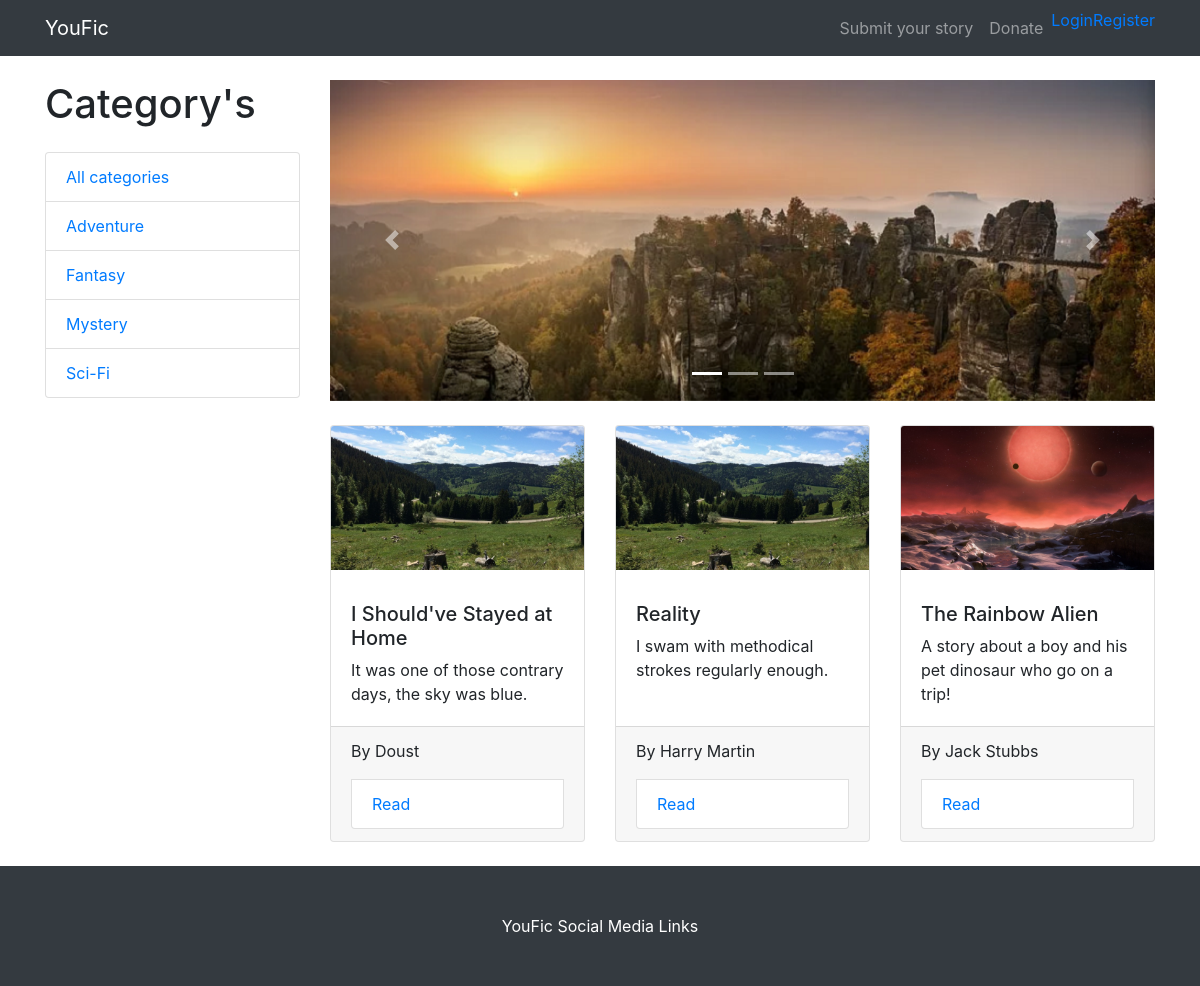
The app's page /, older data.
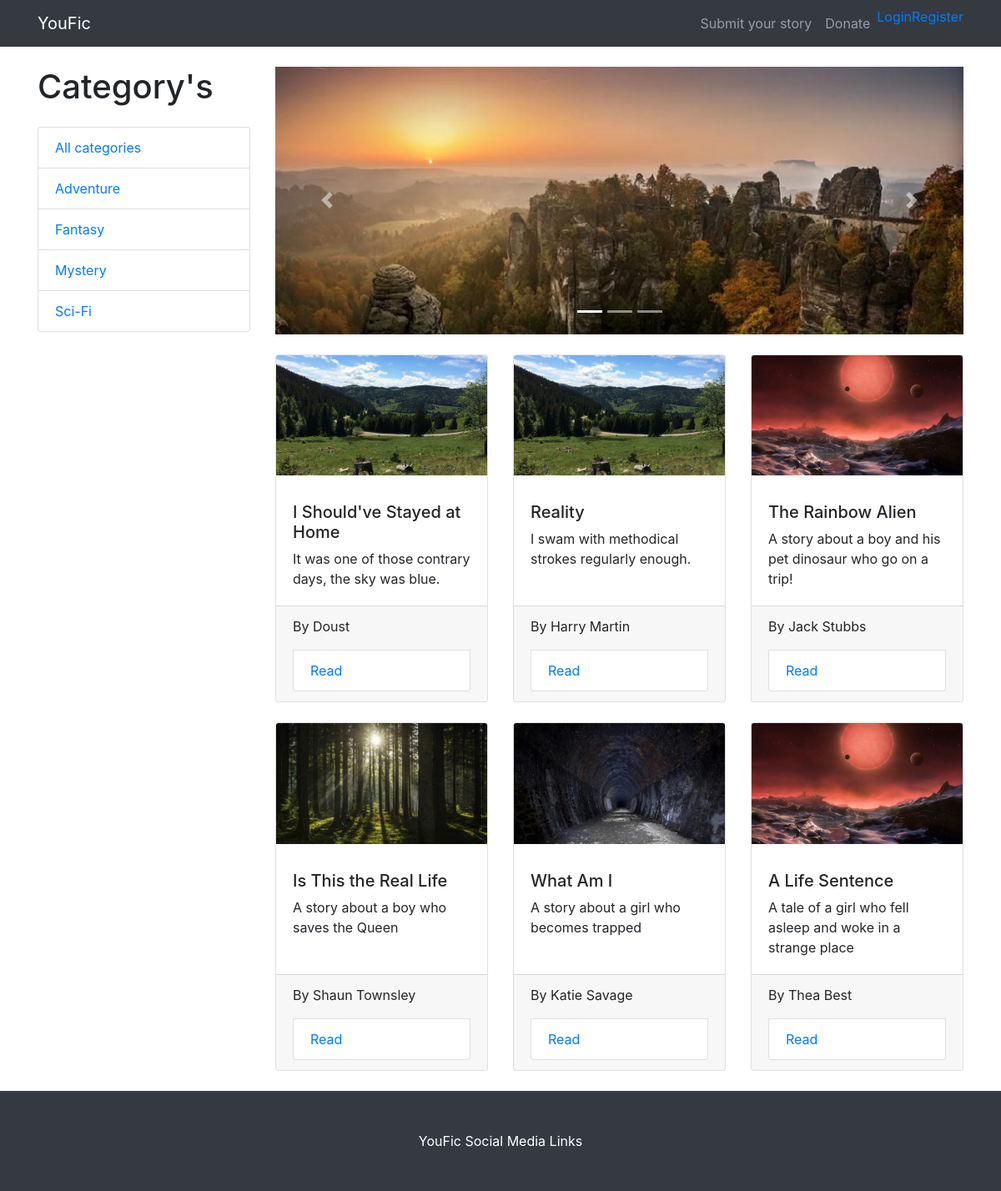
The same page, newer data.
### story/models.py (models this page shows, shortened)
class Story(models.Model):
    title = models.CharField(max_length=30, default="")
    author = models.CharField(max_length=30, default="")
    description = models.TextField(max_length=60, default="")
    image = models.ImageField(upload_to="images")
    category = models.CharField(max_length=9, choices=CATEGORYS, default=ADVENTURE)
    text = models.TextField(max_length=3000, default="")
    published = models.DateTimeField(auto_now=True)

### story/views.py (the view)
# urls.py: path("", views.index, name="index"),
def index(request):
    stories = Story.objects.all()
    return render(request, 'story/index.html', { 'stories': stories })

### story/templates/story/index.html (shortened to what this page needs)
{% extends 'base.html' %}
{% block cards %}
{% for story in stories %}
<div class="col-lg-4 col-md-6 mb-4">
    <div class="card h-100">
        <a href="#"><img class="card-img-top" src="{{ story.image.url }}" alt="{{ story.tite }} _image"></a>
        <div class="card-body">
            <h5>{{ story.title }}</h5>
            <p class="card-text">{{ story.description }}</p>
        </div>
        <div class="card-footer">
            <p class="card-text">By {{ story.author }}</p>
            <a href="{% url 'read' %}?id={{ story.id }}" class="list-group-item">Read</a>
        </div>
    </div>
</div>
{% endfor %}
{% endblock %}

### templates/base.html (shortened to what this page needs)
<!DOCTYPE html>
<html lang="en">
<head>
  {% load static %}
  <link href="{% static "css/styles.css" %}" rel="stylesheet">
  <link href="{% static "vendor/bootstrap/css/bootstrap.min.css" %}" rel="stylesheet">
  <link href="{% static "css/shop-homepage.css" %}" rel="stylesheet">
</head>
<body>
  <nav class="navbar navbar-expand-lg navbar-dark bg-dark fixed-top">
    <div class="container">
      <a class="navbar-brand" href="{% url 'index' %}">YouFic</a>
      <div class="collapse navbar-collapse" id="navbarResponsive">
        <ul class="navbar-nav ml-auto">
          <li class="nav-item">
            <a class="nav-link" href="#">Submit your story</a>
          </li>
          <li class="nav-item">
            <a class="nav-link" href="{% url 'donate' %}">Donate</a>
          </li>
          {% if user.is_authenticated %}
          <li><a href="{% url 'profile' %}">Profile</a></li>
          <li><a href="{% url 'logout' %}">Logout</a></li>
          {% else %}
          <li><a href="{% url 'login' %}">Login</a></li>
          <li><a href="{% url 'registration' %}">Register</a></li>
          {% endif %}
        </ul>
      </div>
    </div>
  </nav>
  <div class="container">
    <div class="row">
      <div class="col-lg-3">
        <h1 class="my-4">Category's</h1>
        <div class="list-group">
          <a href="{% url 'index' %}" class="list-group-item">All categories</a>
          <a href="{% url 'adventure' %}" class="list-group-item">Adventure</a>
          <a href="{% url 'fantasy' %}" class="list-group-item">Fantasy</a>
          <a href="{% url 'mystery' %}" class="list-group-item">Mystery</a>
          <a href="{% url 'scifi' %}" class="list-group-item">Sci-Fi</a>
        </div>
      </div>
      <div class="col-lg-9">
        <div id="carouselExampleIndicators" class="carousel slide my-4" data-ride="carousel">
          <ol class="carousel-indicators">
            <li data-target="#carouselExampleIndicators" data-slide-to="0" class="active"></li>
            <li data-target="#carouselExampleIndicators" data-slide-to="1"></li>
            <li data-target="#carouselExampleIndicators" data-slide-to="2"></li>
          </ol>
          <div class="carousel-inner" role="listbox">
            <div class="carousel-item active">
              <img class="d-block img-fluid" src="{% static "images/fantasyBig.png" %}" alt="First slide">
            </div>
          </div>
          <a class="carousel-control-prev" href="#carouselExampleIndicators" role="button" data-slide="prev">
            <span class="carousel-control-prev-icon" aria-hidden="true"></span>
          </a>
          <a class="carousel-control-next" href="#carouselExampleIndicators" role="button" data-slide="next">
            <span class="carousel-control-next-icon" aria-hidden="true"></span>
          </a>
        </div>
        <div class="row">
          {% block cards %}
          {% endblock %}
        </div>
      </div>
    </div>
  </div>
  <footer class="py-5 bg-dark">
    <div class="container">
      <p class="m-0 text-center text-white">YouFic Social Media Links</p>
    </div>
  </footer>
</body>
</html>

### static/css/shop-homepage.css (style rules this page uses)
body { padding-top: 56px; }

Row changes from the older to the newer data that the page shows:
added Story: image (picture), title "Is This the Real Life", description "A story about a boy who saves the Queen", author "Shaun Townsley"
added Story: image (picture), title "What Am I", description "A story about a girl who becomes trapped", author "Katie Savage"
added Story: image (picture), title "A Life Sentence", description "A tale of a girl who fell asleep and woke in a strange place", author "Thea Best"
